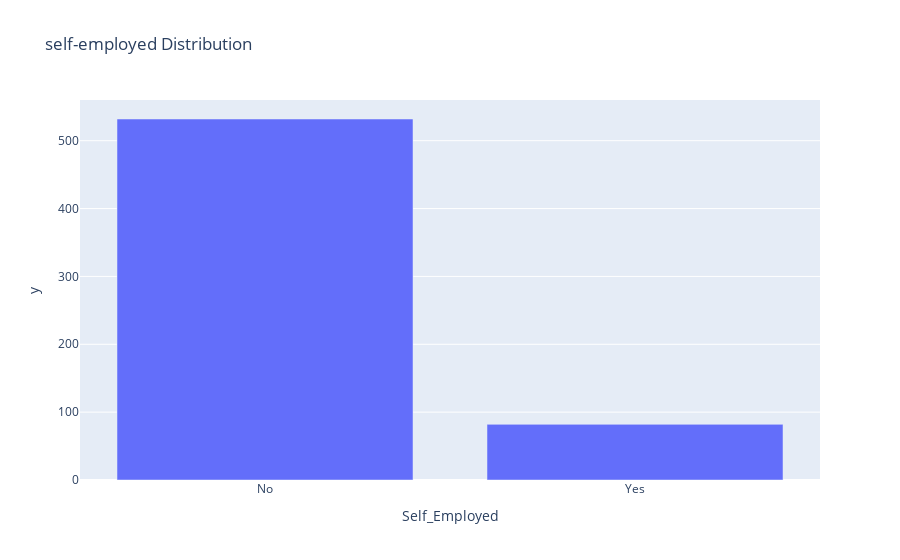

Notebook cell for this chart:
### Markdown cell above
self-employment column

### Code cell
self_employed_count = df['Self_Employed'].value_counts()
fig_self_employed = px.bar(self_employed_count,
                           x=self_employed_count.index,
                           y=self_employed_count.values,
                           title='self-employed Distribution')
fig_self_employed.show()

### Figure 1 — Plotly figure (JSON) as saved in the notebook; plotly's stock layout.template omitted (floating-point values rounded to 4 significant figures)
{"data": [{"hovertemplate": "Self_Employed=%{x}<br>y=%{y}<extra></extra>", "legendgroup": "", "marker": {"color": "#636efa", "pattern": {"shape": ""}}, "name": "", "orientation": "v", "showlegend": false, "textposition": "auto", "type": "bar", "x": ["No", "Yes"], "xaxis": "x", "y": [532, 82], "yaxis": "y"}], "layout": {"barmode": "relative", "legend": {"tracegroupgap": 0}, "title": {"text": "self-employed Distribution"}, "xaxis": {"anchor": "y", "domain": [0, 1], "title": {"text": "Self_Employed"}}, "yaxis": {"anchor": "x", "domain": [0, 1], "title": {"text": "y"}}}}
